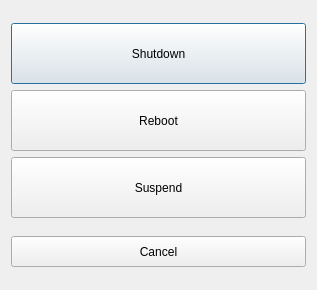
<?xml version="1.0" encoding="UTF-8"?>
<ui version="4.0">
 <class>shutDownDialog</class>
 <widget class="QDialog" name="shutDownDialog">
  <property name="geometry">
   <rect>
    <x>0</x>
    <y>0</y>
    <width>313</width>
    <height>290</height>
   </rect>
  </property>
  <property name="windowTitle">
   <string>Dialog</string>
  </property>
  <layout class="QGridLayout" name="gridLayout">
   <item row="0" column="0">
    <layout class="QVBoxLayout" name="verticalLayout">
     <item>
      <widget class="QPushButton" name="shutDownButton">
       <property name="minimumSize">
        <size>
         <width>293</width>
         <height>61</height>
        </size>
       </property>
       <property name="text">
        <string>Shutdown</string>
       </property>
      </widget>
     </item>
     <item>
      <widget class="QPushButton" name="rebootButton">
       <property name="minimumSize">
        <size>
         <width>293</width>
         <height>61</height>
        </size>
       </property>
       <property name="text">
        <string>Reboot</string>
       </property>
      </widget>
     </item>
     <item>
      <widget class="QPushButton" name="logoutButton">
       <property name="minimumSize">
        <size>
         <width>293</width>
         <height>61</height>
        </size>
       </property>
       <property name="text">
        <string>Suspend</string>
       </property>
      </widget>
     </item>
    </layout>
   </item>
   <item row="1" column="0">
    <widget class="QPushButton" name="cancelShutButton">
     <property name="minimumSize">
      <size>
       <width>295</width>
       <height>31</height>
      </size>
     </property>
     <property name="text">
      <string>Cancel</string>
     </property>
    </widget>
   </item>
  </layout>
 </widget>
 <resources/>
 <connections/>
</ui>
